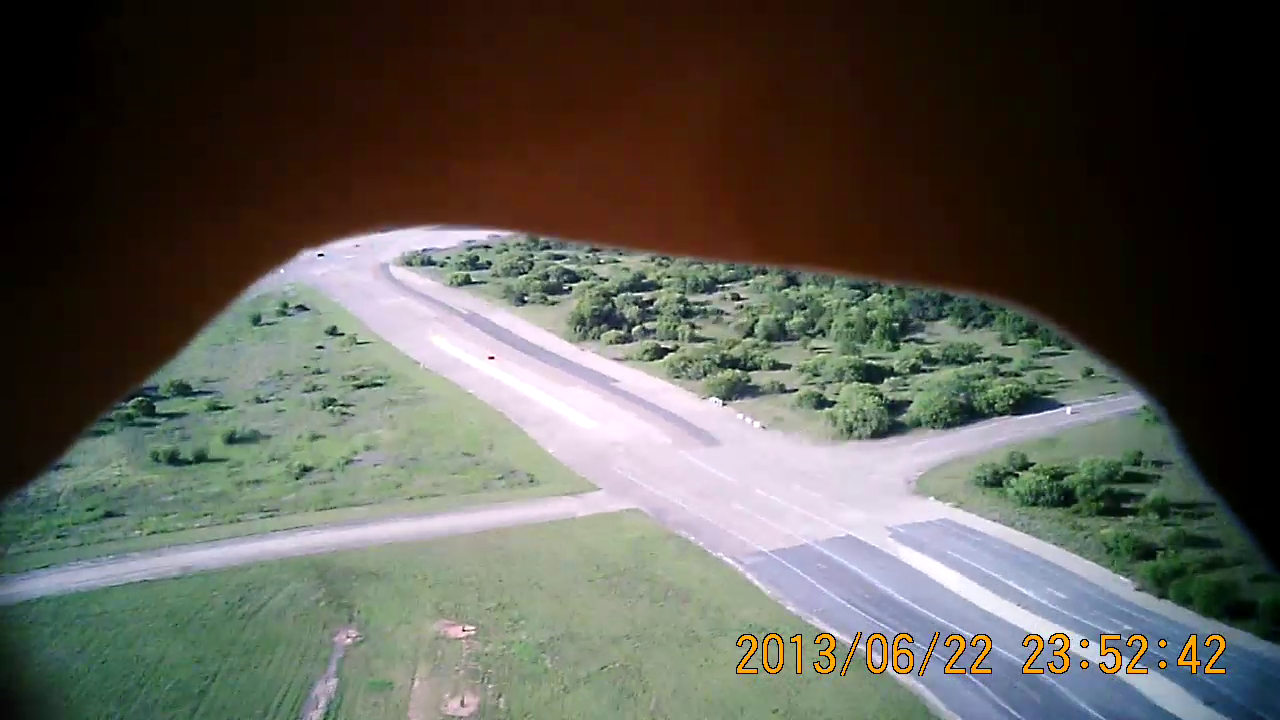
#> input picture test_3.png, 1280 x 720 px
$ python canny_test.py test_3.png   (Python 2 division)
#> lines starting #> are read from the running program, lines starting #| are printed output that depends on the picture; after the words box and inside, x2 and y2 are one past the last pixel; in counts of white or black regions, pixels touching at a corner belong together
#/usr/bin/env python

'''
This sample demonstrates Canny edge detection.

Usage:
  edge.py [<video source>]

  Trackbars control edge thresholds.

'''

import cv2
#import video
import sys


if __name__ == '__main__':
    print __doc__

    try: fn = sys.argv[1]
    except: fn = 0

    def nothing(*arg):
        pass

    cv2.namedWindow('edge')
    #cv2.createTrackbar('thrs1', 'edge', 2000, 5000, nothing)
    cv2.createTrackbar('thrs1', 'edge', 2375, 5000, nothing)
    #cv2.createTrackbar('thrs2', 'edge', 4000, 5000, nothing)
    cv2.createTrackbar('thrs2', 'edge', 750, 5000, nothing)

    #cap = video.create_capture(fn)
    img = cv2.imread('test_3.png')
#> img is the input picture: shape (720, 1280, 3); mean B, G, R 81, 89.7, 90.8
    while True:
        #flag, img = cap.read()
        img = cv2.imread('test_1.png')
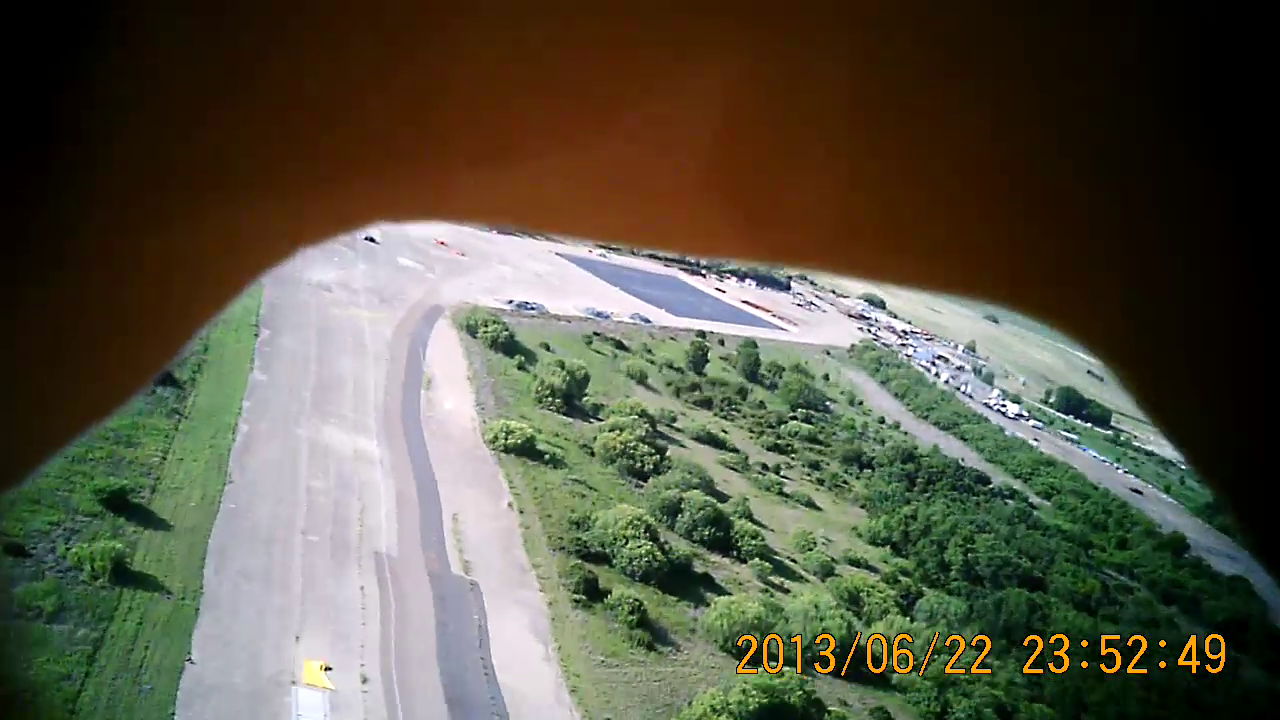
#> input picture test_1.png, 1280 x 720 px
#> img is the input picture: shape (720, 1280, 3); mean B, G, R 69, 85.8, 88.1
        gray = cv2.cvtColor(img, cv2.COLOR_BGR2GRAY)
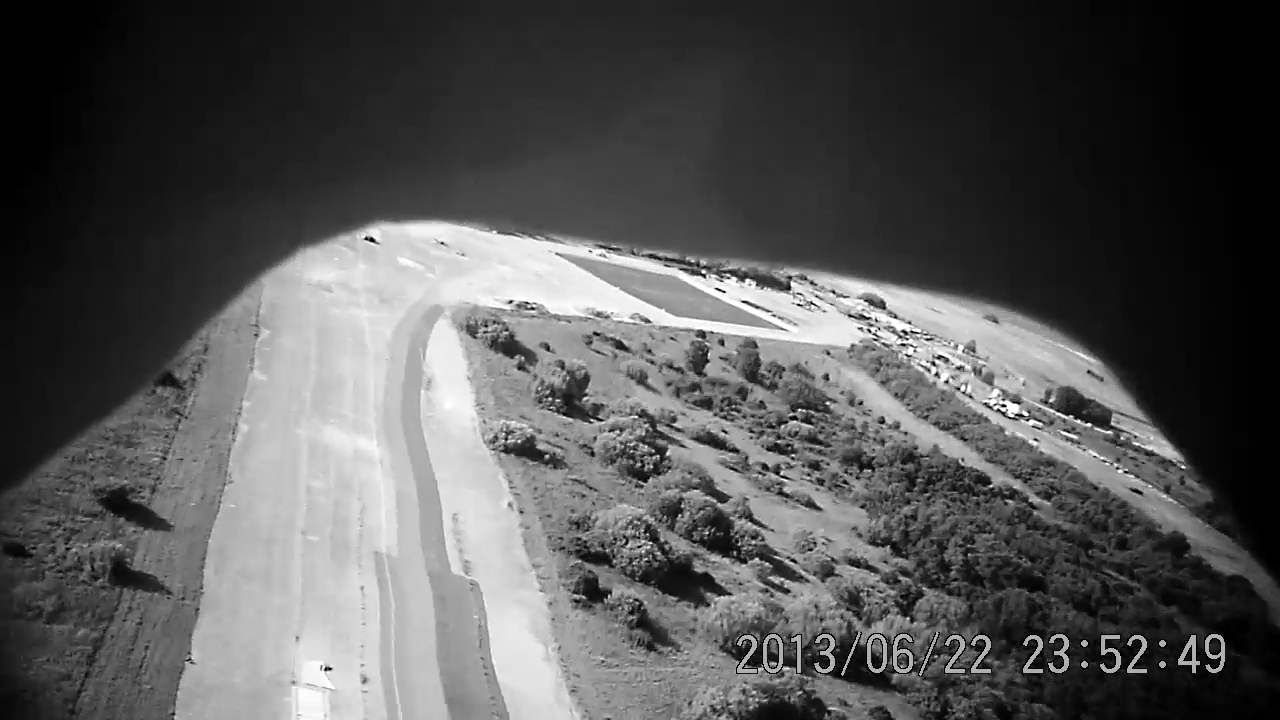
#> gray: shape (720, 1280); min 0, max 255, mean 84.5
        thrs1 = cv2.getTrackbarPos('thrs1', 'edge')
        thrs2 = cv2.getTrackbarPos('thrs2', 'edge')
        edge = cv2.Canny(gray, thrs1, thrs2, apertureSize=5)
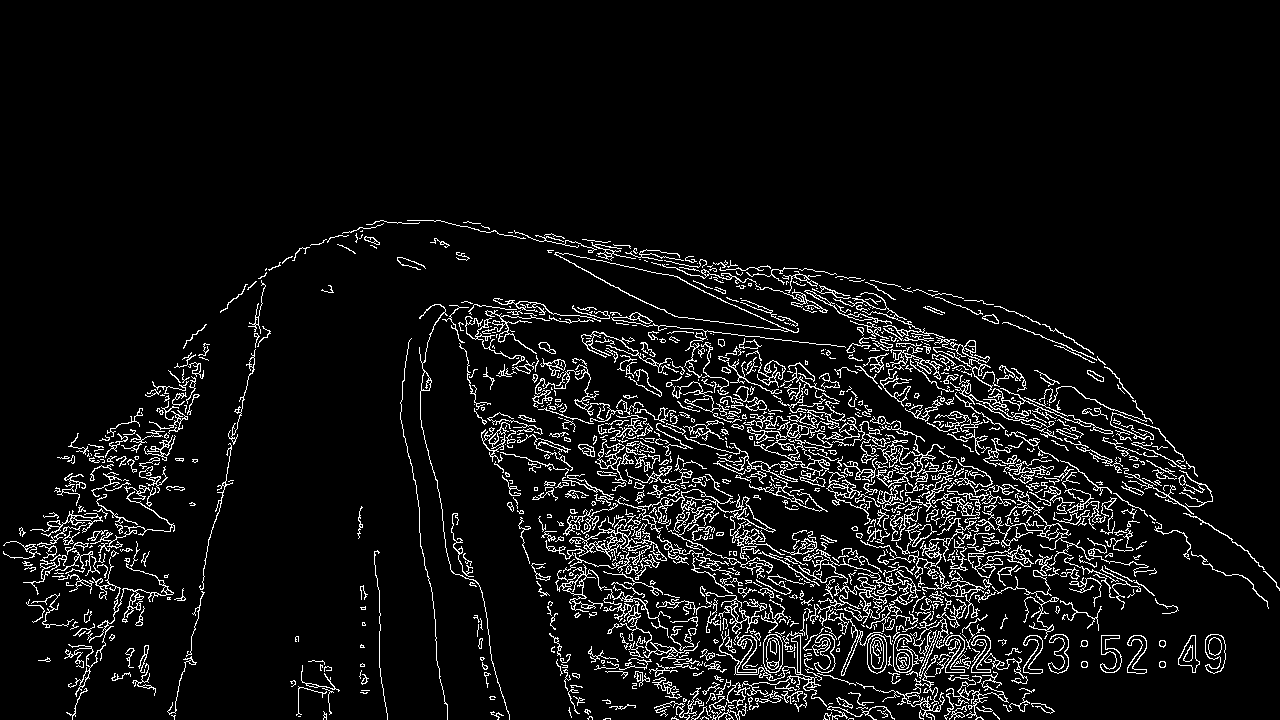
#> edge: shape (720, 1280); 6.9% white in thin lines or dots, all inside (x1, y1, x2, y2) = (3, 220, 1280, 720)
        vis = img.copy()
        vis /= 2
        vis[edge != 0] = (0, 255, 0)
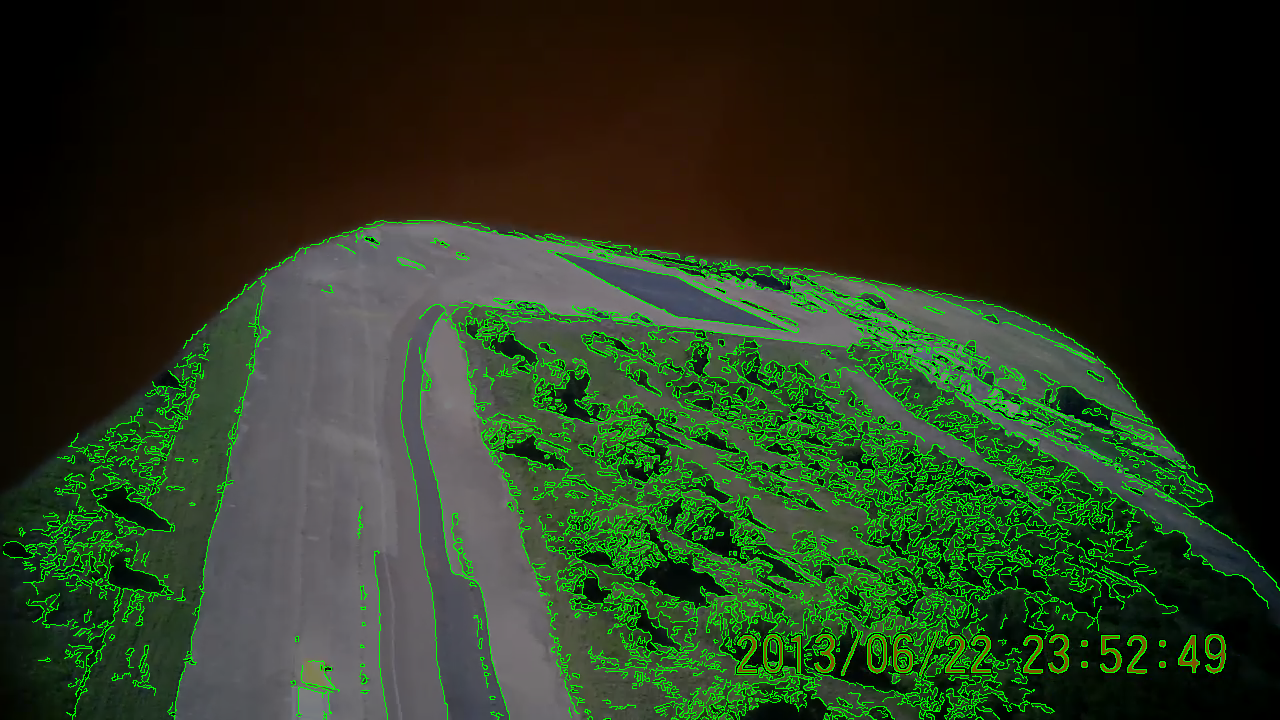
#> vis: shape (720, 1280, 3); mean B, G, R 31.2, 56.1, 40.4
        cv2.imshow('edge', vis)
        ch = cv2.waitKey(5)
#> (key Esc is pressed here)
        if ch == 27:
            break
    cv2.destroyAllWindows()
